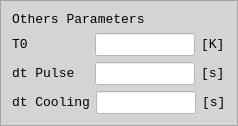
           <widget class="QFrame" name="frame_12">
            <property name="styleSheet">
             <string notr="true">
background-color: rgb(212, 212, 212);</string>
            </property>
            <property name="frameShape">
             <enum>QFrame::StyledPanel</enum>
            </property>
            <property name="frameShadow">
             <enum>QFrame::Raised</enum>
            </property>
            <layout class="QVBoxLayout" name="verticalLayout_14">
             <item>
              <widget class="QLabel" name="label_44">
               <property name="sizePolicy">
                <sizepolicy hsizetype="Preferred" vsizetype="Fixed">
                 <horstretch>0</horstretch>
                 <verstretch>0</verstretch>
                </sizepolicy>
               </property>
               <property name="maximumSize">
                <size>
                 <width>150</width>
                 <height>25</height>
                </size>
               </property>
               <property name="font">
                <font>
                 <family>Courier New</family>
                 <pointsize>10</pointsize>
                 <weight>50</weight>
                 <italic>false</italic>
                 <bold>false</bold>
                </font>
               </property>
               <property name="text">
                <string>&lt;html&gt;&lt;head/&gt;&lt;body&gt;&lt;p&gt;Others Parameters&lt;/p&gt;&lt;/body&gt;&lt;/html&gt;</string>
               </property>
              </widget>
             </item>
             <item>
              <layout class="QHBoxLayout" name="horizontalLayout_39">
               <item>
                <widget class="QLabel" name="label_45">
                 <property name="maximumSize">
                  <size>
                   <width>100</width>
                   <height>25</height>
                  </size>
                 </property>
                 <property name="font">
                  <font>
                   <family>Courier New</family>
                   <pointsize>10</pointsize>
                   <weight>50</weight>
                   <italic>false</italic>
                   <bold>false</bold>
                  </font>
                 </property>
                 <property name="text">
                  <string>&lt;html&gt;&lt;head/&gt;&lt;body&gt;&lt;p&gt;T0&lt;/p&gt;&lt;/body&gt;&lt;/html&gt;</string>
                 </property>
                </widget>
               </item>
               <item>
                <widget class="QLineEdit" name="lineEditBeamT0">
                 <property name="maximumSize">
                  <size>
                   <width>100</width>
                   <height>25</height>
                  </size>
                 </property>
                 <property name="font">
                  <font>
                   <family>Courier New</family>
                   <pointsize>10</pointsize>
                   <weight>50</weight>
                   <italic>false</italic>
                   <bold>false</bold>
                  </font>
                 </property>
                 <property name="styleSheet">
                  <string notr="true">font: 10pt &quot;Courier New&quot;;
background-color: rgb(255, 255, 255);</string>
                 </property>
                </widget>
               </item>
               <item>
                <widget class="QLabel" name="label_48">
                 <property name="maximumSize">
                  <size>
                   <width>25</width>
                   <height>25</height>
                  </size>
                 </property>
                 <property name="font">
                  <font>
                   <family>Courier New</family>
                   <pointsize>10</pointsize>
                   <weight>50</weight>
                   <italic>false</italic>
                   <bold>false</bold>
                  </font>
                 </property>
                 <property name="text">
                  <string>&lt;html&gt;&lt;head/&gt;&lt;body&gt;&lt;p&gt;[K]&lt;/p&gt;&lt;/body&gt;&lt;/html&gt;</string>
                 </property>
                </widget>
               </item>
              </layout>
             </item>
             <item>
              <layout class="QHBoxLayout" name="horizontalLayout_40">
               <item>
                <widget class="QLabel" name="label_46">
                 <property name="maximumSize">
                  <size>
                   <width>100</width>
                   <height>25</height>
                  </size>
                 </property>
                 <property name="font">
                  <font>
                   <family>Courier New</family>
                   <pointsize>10</pointsize>
                   <weight>50</weight>
                   <italic>false</italic>
                   <bold>false</bold>
                  </font>
                 </property>
                 <property name="text">
                  <string>&lt;html&gt;&lt;head/&gt;&lt;body&gt;&lt;p&gt;dt Pulse&lt;/p&gt;&lt;/body&gt;&lt;/html&gt;</string>
                 </property>
                </widget>
               </item>
               <item>
                <widget class="QLineEdit" name="lineEditdtPulse">
                 <property name="maximumSize">
                  <size>
                   <width>100</width>
                   <height>25</height>
                  </size>
                 </property>
                 <property name="font">
                  <font>
                   <family>Courier New</family>
                   <pointsize>10</pointsize>
                   <weight>50</weight>
                   <italic>false</italic>
                   <bold>false</bold>
                  </font>
                 </property>
                 <property name="styleSheet">
                  <string notr="true">font: 10pt &quot;Courier New&quot;;
background-color: rgb(255, 255, 255);</string>
                 </property>
                </widget>
               </item>
               <item>
                <widget class="QLabel" name="label_49">
                 <property name="maximumSize">
                  <size>
                   <width>25</width>
                   <height>25</height>
                  </size>
                 </property>
                 <property name="font">
                  <font>
                   <family>Courier New</family>
                   <pointsize>10</pointsize>
                   <weight>50</weight>
                   <italic>false</italic>
                   <bold>false</bold>
                  </font>
                 </property>
                 <property name="text">
                  <string>&lt;html&gt;&lt;head/&gt;&lt;body&gt;&lt;p&gt;[s]&lt;/p&gt;&lt;/body&gt;&lt;/html&gt;</string>
                 </property>
                </widget>
               </item>
              </layout>
             </item>
             <item>
              <layout class="QHBoxLayout" name="horizontalLayout_41">
               <item>
                <widget class="QLabel" name="label_47">
                 <property name="maximumSize">
                  <size>
                   <width>100</width>
                   <height>25</height>
                  </size>
                 </property>
                 <property name="font">
                  <font>
                   <family>Courier New</family>
                   <pointsize>10</pointsize>
                   <weight>50</weight>
                   <italic>false</italic>
                   <bold>false</bold>
                  </font>
                 </property>
                 <property name="text">
                  <string>&lt;html&gt;&lt;head/&gt;&lt;body&gt;&lt;p&gt;dt Cooling&lt;/p&gt;&lt;/body&gt;&lt;/html&gt;</string>
                 </property>
                </widget>
               </item>
               <item>
                <widget class="QLineEdit" name="lineEditdtCooling">
                 <property name="maximumSize">
                  <size>
                   <width>100</width>
                   <height>25</height>
                  </size>
                 </property>
                 <property name="font">
                  <font>
                   <family>Courier New</family>
                   <pointsize>10</pointsize>
                   <weight>50</weight>
                   <italic>false</italic>
                   <bold>false</bold>
                  </font>
                 </property>
                 <property name="styleSheet">
                  <string notr="true">font: 10pt &quot;Courier New&quot;;
background-color: rgb(255, 255, 255);</string>
                 </property>
                </widget>
               </item>
               <item>
                <widget class="QLabel" name="label_50">
                 <property name="maximumSize">
                  <size>
                   <width>25</width>
                   <height>25</height>
                  </size>
                 </property>
                 <property name="font">
                  <font>
                   <family>Courier New</family>
                   <pointsize>10</pointsize>
                   <weight>50</weight>
                   <italic>false</italic>
                   <bold>false</bold>
                  </font>
                 </property>
                 <property name="text">
                  <string>&lt;html&gt;&lt;head/&gt;&lt;body&gt;&lt;p&gt;[s]&lt;/p&gt;&lt;/body&gt;&lt;/html&gt;</string>
                 </property>
                </widget>
               </item>
              </layout>
             </item>
            </layout>
           </widget>
